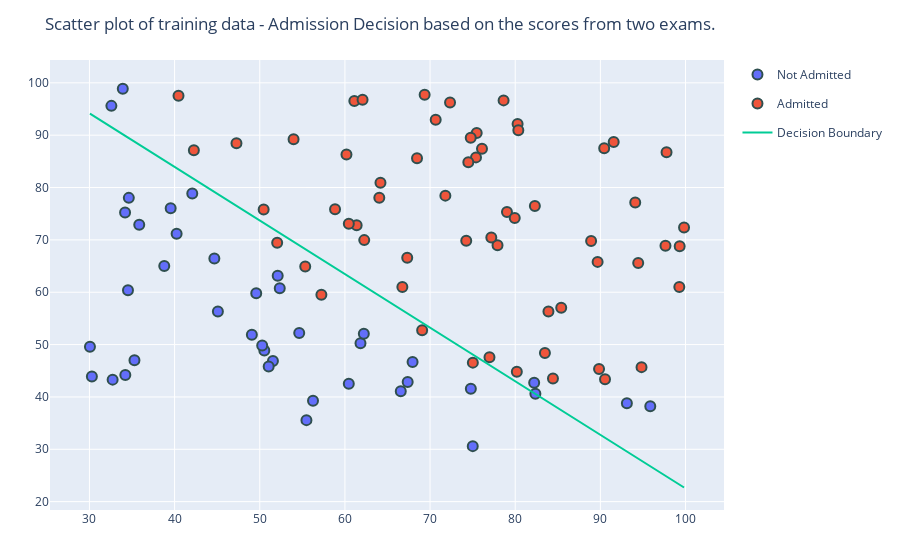

This figure's notebook cell:
### Code cell
trace1 = PlotlyJS.scatter(data, 
                        x=:exam1score, 
                        y=:exam2score, 
                        group=:status, 
                        mode="markers",
                        marker=attr(size=10, line=attr(width=2, color="DarkSlateGrey")))

trace2 = PlotlyJS.scatter(x=x2,
                        y=decision_x3,
                        mode="lines",
                        name="Decision Boundary")
                        

layout = Layout(
    title="Scatter plot of training data - Admission Decision based on the scores from two exams."
)

P = PlotlyJS.plot(trace1, layout)
PlotlyJS.addtraces(P, trace2)
